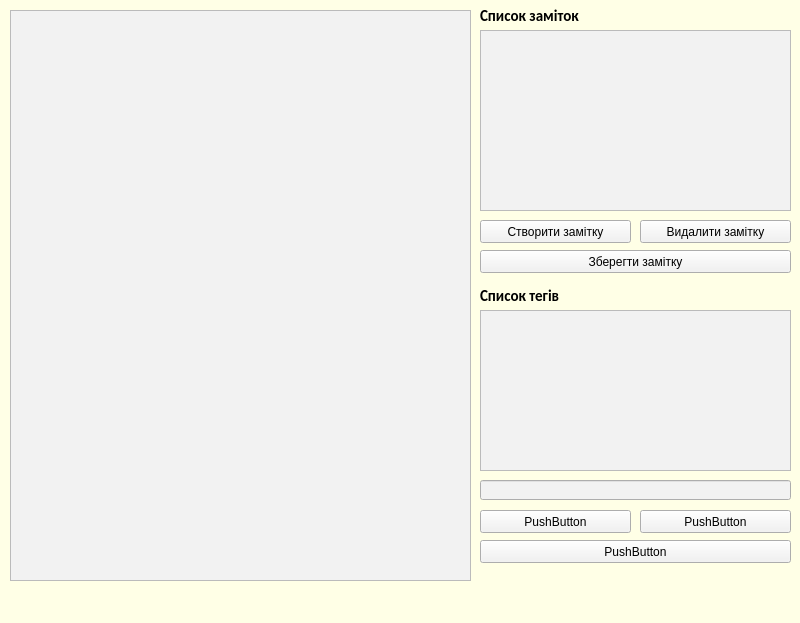
<?xml version="1.0" encoding="UTF-8"?>
<ui version="4.0">
 <class>MainWindow</class>
 <widget class="QMainWindow" name="MainWindow">
  <property name="geometry">
   <rect>
    <x>0</x>
    <y>0</y>
    <width>800</width>
    <height>623</height>
   </rect>
  </property>
  <property name="windowTitle">
   <string>MainWindow</string>
  </property>
  <property name="styleSheet">
   <string notr="true">background-color: rgb(255, 255, 230);</string>
  </property>
  <widget class="QWidget" name="centralwidget">
   <widget class="QTextEdit" name="textEdit">
    <property name="geometry">
     <rect>
      <x>10</x>
      <y>10</y>
      <width>461</width>
      <height>571</height>
     </rect>
    </property>
    <property name="styleSheet">
     <string notr="true">background-color: rgb(242, 242, 242);</string>
    </property>
   </widget>
   <widget class="QPushButton" name="pushButton">
    <property name="geometry">
     <rect>
      <x>480</x>
      <y>250</y>
      <width>311</width>
      <height>23</height>
     </rect>
    </property>
    <property name="styleSheet">
     <string notr="true">background-color: rgb(242, 242, 242);</string>
    </property>
    <property name="text">
     <string>Зберегти замітку</string>
    </property>
   </widget>
   <widget class="QPushButton" name="pushButton_2">
    <property name="geometry">
     <rect>
      <x>640</x>
      <y>220</y>
      <width>151</width>
      <height>23</height>
     </rect>
    </property>
    <property name="styleSheet">
     <string notr="true">background-color: rgb(242, 242, 242);</string>
    </property>
    <property name="text">
     <string>Видалити замітку</string>
    </property>
   </widget>
   <widget class="QPushButton" name="pushButton_3">
    <property name="geometry">
     <rect>
      <x>480</x>
      <y>220</y>
      <width>151</width>
      <height>23</height>
     </rect>
    </property>
    <property name="styleSheet">
     <string notr="true">background-color: rgb(242, 242, 242);
font: 75 8pt &quot;MS Shell Dlg 2&quot;;</string>
    </property>
    <property name="text">
     <string>Створити замітку</string>
    </property>
   </widget>
   <widget class="QLabel" name="label">
    <property name="geometry">
     <rect>
      <x>480</x>
      <y>6</y>
      <width>311</width>
      <height>20</height>
     </rect>
    </property>
    <property name="font">
     <font>
      <family>Calibri</family>
      <pointsize>11</pointsize>
      <weight>9</weight>
      <italic>false</italic>
      <bold>false</bold>
     </font>
    </property>
    <property name="styleSheet">
     <string notr="true">font: 75 11pt &quot;Calibri&quot;;</string>
    </property>
    <property name="text">
     <string>&lt;html&gt;&lt;head/&gt;&lt;body&gt;&lt;p&gt;&lt;span style=&quot; font-weight:600;&quot;&gt;Список заміток&lt;/span&gt;&lt;/p&gt;&lt;/body&gt;&lt;/html&gt;</string>
    </property>
   </widget>
   <widget class="QListWidget" name="listWidget">
    <property name="geometry">
     <rect>
      <x>480</x>
      <y>30</y>
      <width>311</width>
      <height>181</height>
     </rect>
    </property>
    <property name="styleSheet">
     <string notr="true">background-color: rgb(242, 242, 242);</string>
    </property>
   </widget>
   <widget class="QListWidget" name="listWidget_2">
    <property name="geometry">
     <rect>
      <x>480</x>
      <y>310</y>
      <width>311</width>
      <height>161</height>
     </rect>
    </property>
    <property name="styleSheet">
     <string notr="true">background-color: rgb(242, 242, 242);</string>
    </property>
   </widget>
   <widget class="QLabel" name="label_2">
    <property name="geometry">
     <rect>
      <x>480</x>
      <y>286</y>
      <width>311</width>
      <height>20</height>
     </rect>
    </property>
    <property name="font">
     <font>
      <family>Calibri</family>
      <pointsize>11</pointsize>
      <weight>50</weight>
      <italic>false</italic>
      <bold>false</bold>
     </font>
    </property>
    <property name="styleSheet">
     <string notr="true">font: 75 8pt &quot;MS Shell Dlg 2&quot;;
font: 11pt &quot;Calibri&quot;;</string>
    </property>
    <property name="text">
     <string>&lt;html&gt;&lt;head/&gt;&lt;body&gt;&lt;p&gt;&lt;span style=&quot; font-weight:600;&quot;&gt;Список тегів&lt;/span&gt;&lt;/p&gt;&lt;/body&gt;&lt;/html&gt;</string>
    </property>
   </widget>
   <widget class="QLineEdit" name="lineEdit">
    <property name="geometry">
     <rect>
      <x>480</x>
      <y>480</y>
      <width>311</width>
      <height>20</height>
     </rect>
    </property>
    <property name="styleSheet">
     <string notr="true">background-color: rgb(242, 242, 242);</string>
    </property>
   </widget>
   <widget class="QPushButton" name="pushButton_4">
    <property name="geometry">
     <rect>
      <x>480</x>
      <y>510</y>
      <width>151</width>
      <height>23</height>
     </rect>
    </property>
    <property name="styleSheet">
     <string notr="true">background-color: rgb(242, 242, 242);</string>
    </property>
    <property name="text">
     <string>PushButton</string>
    </property>
   </widget>
   <widget class="QPushButton" name="pushButton_5">
    <property name="geometry">
     <rect>
      <x>640</x>
      <y>510</y>
      <width>151</width>
      <height>23</height>
     </rect>
    </property>
    <property name="styleSheet">
     <string notr="true">background-color: rgb(242, 242, 242);</string>
    </property>
    <property name="text">
     <string>PushButton</string>
    </property>
   </widget>
   <widget class="QPushButton" name="pushButton_6">
    <property name="geometry">
     <rect>
      <x>480</x>
      <y>540</y>
      <width>311</width>
      <height>23</height>
     </rect>
    </property>
    <property name="styleSheet">
     <string notr="true">background-color: rgb(242, 242, 242);</string>
    </property>
    <property name="text">
     <string>PushButton</string>
    </property>
   </widget>
  </widget>
  <widget class="QMenuBar" name="menubar">
   <property name="geometry">
    <rect>
     <x>0</x>
     <y>0</y>
     <width>800</width>
     <height>21</height>
    </rect>
   </property>
  </widget>
  <widget class="QStatusBar" name="statusbar"/>
 </widget>
 <resources/>
 <connections/>
</ui>
